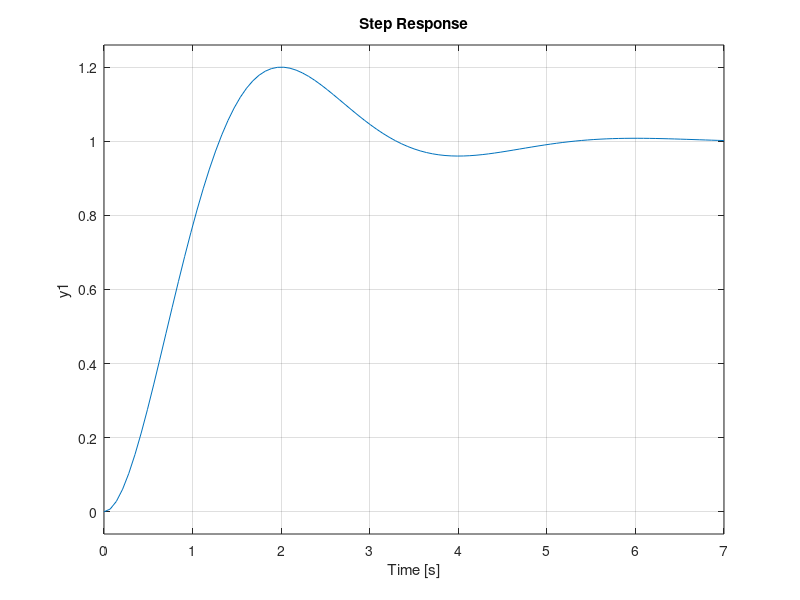

Reproduce this figure in MATLAB.
# P4 - EJERCICIO 1: RESPUESTA SISTEMA 2DO ORDEN
clear all; close all; clc
pkg load control

s = tf('s');

# PARAMETROS DE LA RESPUESTA TEMPORAL
# A) Valor de regimen:
yss = 1;

# B) Sobrepasamiento max:
ymax = 1.2;
Mp = (ymax - yss) / yss

# C) Tiempo pico:
tp = 2;

# PARAMETROS DE LA FdT
# D) Ganancia:
K = yss

# E) Coeficiente de amortiguamiento relativo:
# Mp = e^-pi*psita / (sqrt(1-psita^2))
psita = sqrt(log(Mp)^2 / (log(Mp)^2 + pi^2))

# F) Frecuencia natural no amortiguada:
# tp = pi / (Wn*sqrt(1-psita^2))
Wn = pi / (tp*sqrt(1-psita^2))

# G) FdT 2do orden:
G = (K*Wn^2) / (s^2 + 2*psita*Wn*s + Wn^2)
step(G, 7); grid on
